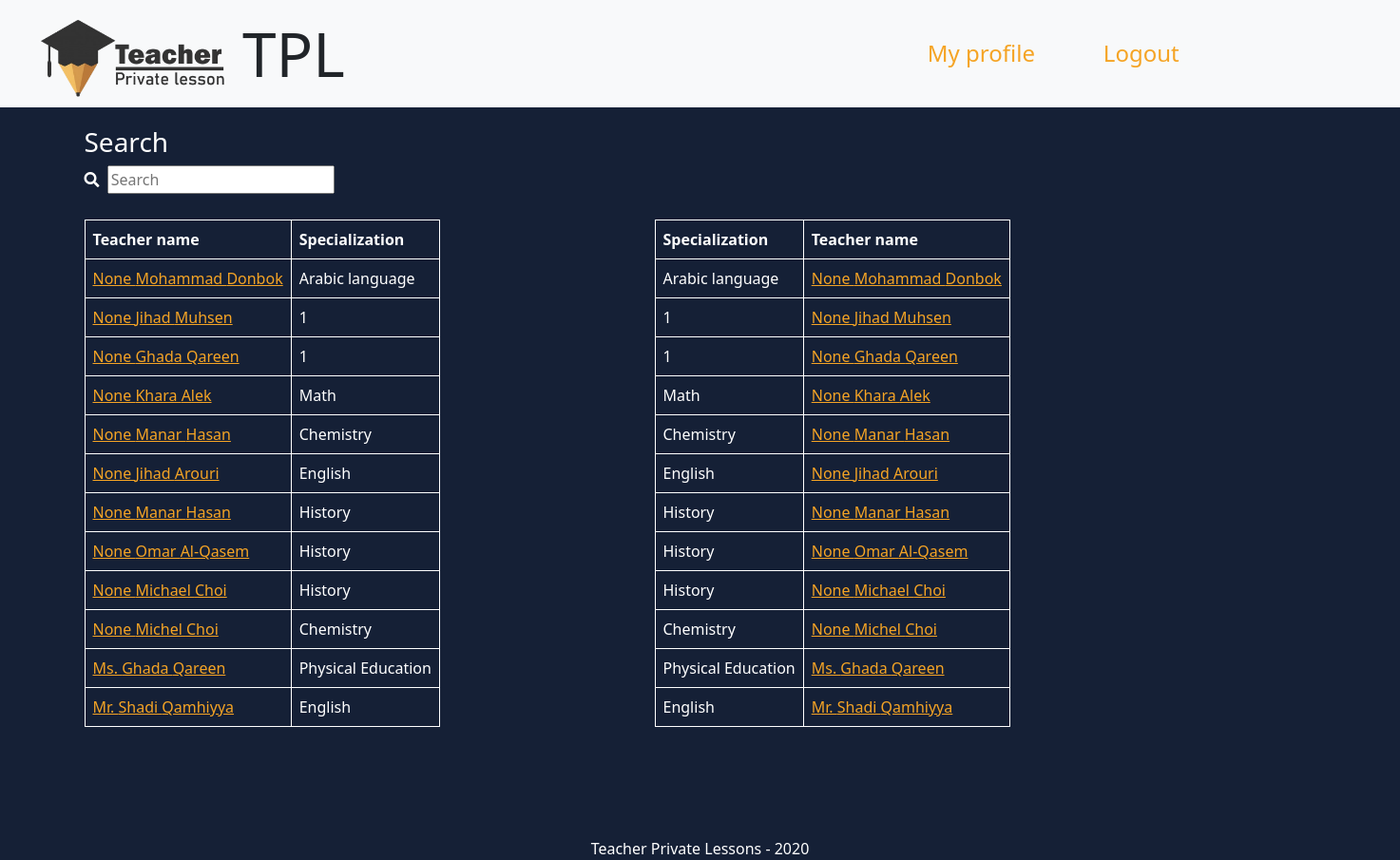
The page /home/ (signed in) on the database its author committed.
### TPL_app/models.py (models this page shows)
class Teacher(models.Model):
    first_name = models.CharField(max_length=255)
    last_name = models.CharField(max_length=255)
    occupation = models.CharField(max_length=255)
    specialization = models.CharField(max_length=255)
    education = models.CharField(max_length=255)
    gender = models.CharField(max_length=6, null=True)
    email = models.CharField(max_length=255, null=True)
    password = models.CharField(max_length=255, null=True)
    profile_pic = models.ImageField(upload_to='images/', null=True, blank=True)
    created_at = models.DateTimeField(auto_now_add=True)
    updated_at = models.DateTimeField(auto_now=True)

### TPL_app/views.py (the view, shortened to what this page needs)
# urls.py: 2. Add a URL to urlpatterns:  path('', views.home, name='home')
def home(request):
    context = {}
    url_parameter = request.GET.get("q")
    print(url_parameter)
    if url_parameter:
        teachers = Teacher.objects.filter(first_name__icontains=url_parameter)
        teacher_subject = Teacher.objects.filter(
            specialization__icontains=url_parameter)
    else:
        teachers = Teacher.objects.all()
        teacher_subject = Teacher.objects.all()
    context['teachers'] = teachers
    context['specialization'] = teacher_subject
    return render(request, "home_page.html", context)

### TPL_app/templates/home_page.html (shortened to what this page needs)
<!DOCTYPE html>
<html lang="en">
<head>
    {% load static %}
    <link rel="stylesheet" href="https://use.fontawesome.com/releases/v5.8.2/css/all.css">
    <link rel="stylesheet" href="{% static 'css/home_page_style.css' %}" media="screen">
    <link href="https://cdn.jsdelivr.net/npm/bootstrap@5.0.0-beta1/dist/css/bootstrap.min.css" rel="stylesheet">
</head>
<body>
    <nav class="navbar navbar-expand-lg navbar-light bg-light">
        <div class="head">
            <img src="{% static 'images/logo.png' %}" width="200px">
            <h1 class="display-3" >TPL</h1>
        </div>
        <div class="collapse navbar-collapse" id="navbarSupportedContent">
            <ul class="navbar-nav me-auto mb-2 mb-lg-0">
              <li class="nav-item">
                {% if request.session.type == "parent" %}<a class="nav-link active" href="/parent-profile/{{request.session.user_id}}">My profile</a>{% endif %}
            </li>
                <li class="nav-item">
                  <a class="nav-link active" href="/logout">Logout</a>
                </li>
          </ul>
        </nav>
            <div class="container">
              <div class="row">
                <h3>Search</h3>
              <div>
                <i id="search-icon" class="fas fa-search"></i>
                <input id="user-input" placeholder="Search">
              </div>
            </div>
            <div class="row">
              <div id="replaceable-content">
                {% include 'search.html' %}
            </div>
              </div>
            </div>
            <div class="footer1">
              <footer>Teacher Private Lessons - 2020</footer>
            </div>
</body>
</html>

### TPL_app/templates/search.html
{% if teachers %}
    <table class="table" style="display: inline-block; width:600px;">
        <thead>
            <th>Teacher name</th>
            <th>Specialization</th>
        </thead>
        <tbody>
            {% for teacher in teachers %}
            <tr>
            <td><a href="/teacher-profile/{{teacher.id}}">{{teacher.gender}} {{teacher.first_name}} {{teacher.last_name}}</a></td>
            <td>{{teacher.specialization}}</td>
            </tr>
            {% endfor %}
            </tbody>
        {% else %}
        <div>No teachers found.</div>
    </ul>
{% endif %}
{% if specialization %}
    <table class="table" style="display: inline-block; width:600px;">
        <thead>
            <th>Specialization</th>
            <th>Teacher name</th>
        </thead>
        <tbody>
        {% for subject in specialization %}
        <tr>
        <td>{{subject.specialization}}</td>
        <td><a href="/teacher-profile/{{subject.id}}">{{subject.gender}} {{subject.first_name}} {{subject.last_name}}</a></td>
        </tr>
        {% endfor %}
        </tbody>
    </table>
        {% else %}
        <div>No subjects found.</div>
{% endif %}

### TPL_app/static/css/home_page_style.css (style rules this page uses)
.head { display: inline-flex; margin: 10px 0 0 40px; width: 400px; align-items: center; }
.head img { display: inline-block; }
h1 { display: inline-block; margin-left: 15px; }
#search-icon { color: #fff; }
h3 { color: white; }
.container { margin-top: 20px; }
.fas { width: 20px !important; height: 50px; }
ul { display: inline-block; margin-left: 600px !important; width: 500px !important; }
.navbar-nav .nav-link { width: 180px !important; margin-left: 5px !important; font-size: x-large; }
body { background-color: #152036 !important; }
a { color: rgb(245 164 37) !important; }
.table tr td { border: 1px solid rgb(255, 255, 255); color: white !important; }
.table thead th { border: 1px solid rgb(255, 255, 255); }
.fas { width: 100px; height: 50px; }
.table { color: white !important; }
.footer1 { width: 100%; color: white; margin-top: 100px; text-align: center; }

### rows shown on the page
Teacher: gender "None", first_name "Mohammad", last_name "Donbok", specialization "Arabic language"
Teacher: gender "None", first_name "Jihad", last_name "Muhsen", specialization "1"
Teacher: gender "None", first_name "Ghada", last_name "Qareen", specialization "1"
Teacher: gender "None", first_name "Khara", last_name "Alek", specialization "Math"
Teacher: gender "None", first_name "Manar", last_name "Hasan", specialization "Chemistry"
Teacher: gender "None", first_name "Jihad", last_name "Arouri", specialization "English"
Teacher: gender "None", first_name "Manar", last_name "Hasan", specialization "History"
Teacher: gender "None", first_name "Omar", last_name "Al-Qasem", specialization "History"
Teacher: gender "None", first_name "Michael", last_name "Choi", specialization "History"
Teacher: gender "None", first_name "Michel", last_name "Choi", specialization "Chemistry"
Teacher: gender "Ms.", first_name "Ghada", last_name "Qareen", specialization "Physical Education"
Teacher: gender "Mr.", first_name "Shadi", last_name "Qamhiyya", specialization "English"
